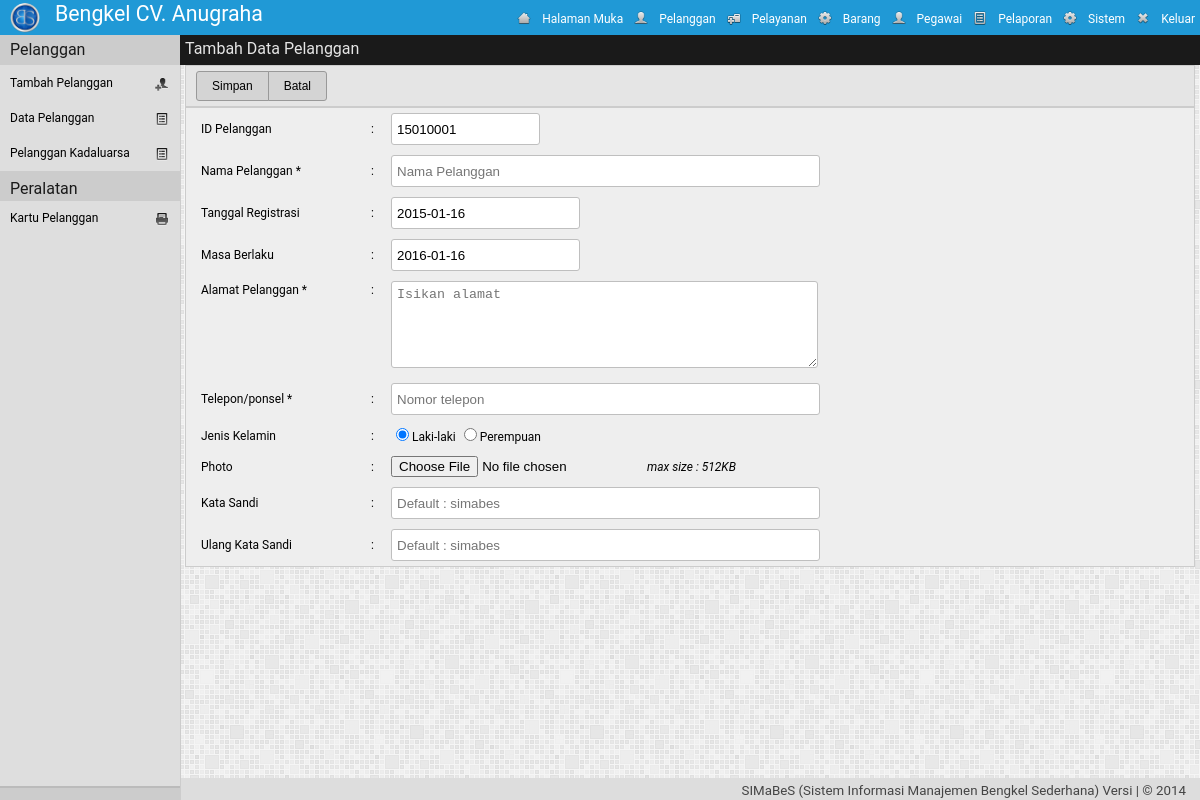
Page /adm/?mod=pelanggan&h=tambah (signed in) on the committed database.
### tables this page shows
CREATE TABLE IF NOT EXISTS `pengaturan` (
`id` int(1) NOT NULL,
  `nm_bengkel` varchar(30) NOT NULL,
  `telp1` varchar(30) NOT NULL,
  `telp2` varchar(30) NOT NULL,
  `almt_bengkel` text NOT NULL,
  `logo_bengkel` text NOT NULL,
  `tentang_bengkel` text NOT NULL
);

CREATE TABLE IF NOT EXISTS `akses_pengguna` (
  `kel_id` int(2) NOT NULL,
  `id_menu` int(2) NOT NULL,
  `r` enum('0','1') NOT NULL
);

CREATE TABLE IF NOT EXISTS `menu` (
  `id_menu` int(2) NOT NULL,
  `nm_menu` varchar(20) NOT NULL,
  `class` varchar(10) NOT NULL,
  `links` text NOT NULL,
  `icon` text NOT NULL,
  `value` text NOT NULL
);

### adm/pengguna.php (the view)
<?php
$nm_pengguna=$_SESSION['nm_pengguna'];
$qpeng=mysql_query("SELECT * FROM dt_pengguna WHERE nm_pengguna='$nm_pengguna' LIMIT 1");
$dpeng=mysql_fetch_object($qpeng);
echo'
<div id="wrapper-pengguna">
		<div id="pengguna">
			<div class="photo"><img src="'.$dpeng->photo_pengguna.'"></div>
			<div class="data">
				<p>'.$_SESSION['nama_asli'].'</p>
				'.$dpeng->terakhir_masuk.'
			</div>
		</div>
</div>';
?>

### adm/header.php
<?php
	$qpeng=mysql_query("SELECT * FROM pengaturan  LIMIT 1");
	$dpeng=mysql_fetch_object($qpeng);
	$qmenu="select id_menu  from akses_pengguna where  kel_id='".$_SESSION['kel_id']."' AND r='1' ";
	$dmenu=mysql_query($qmenu) or die (mysql_error());
echo'
<!DOCTYPE html PUBLIC "-//W3C//DTD XHTML 1.0 Strict//EN"
	"http://www.w3.org/TR/xhtml1/DTD/xhtml1-strict.dtd">
<html xmlns="http://www.w3.org/1999/xhtml" xml:lang="en" lang="en">
<head>
<title>'.$aplikasi." | ".strtoupper($_GET['mod']).' | Daily Build</title>
		<link rel="shortcut icon" href="../img/icon.ico" />
		<link rel="stylesheet" type="text/css" href="../styler/header.css">
		<link rel="stylesheet" type="text/css" href="../styler/style.css">
		<link rel="stylesheet" type="text/css" href="../styler/jquery-ui.css">
		<link rel="stylesheet" type="text/css" href="../styler/jquery-ui.theme.css">
		<script type="text/javascript" src="../styler/jquery-1.9.1.js"></script>
		<script type="text/javascript" src="../styler/jquery-ui.js"></script>
		<link rel="stylesheet" type="text/css" href="../styler/toastr.css">
		<script type="text/javascript" src="../styler/toastr.js"></script>
		<script type="text/javascript" src="../styler/toastr_option.js"></script>
		<script type="text/javascript" src="../styler/iframe.js"></script>
		<script type="text/javascript" src="../styler/check-uncheck.js"></script>
		<script src="../styler/tab.js" type="text/javascript"></script>
		<link href="../styler/tab.css" rel="stylesheet" type="text/css" />
</head>
<body >
<div class="header" >
	<div class="kiri">
		<a href="../index.php" target="_blank">
		<div class="logo"><img src="'.$dpeng->logo_bengkel.'"></div>
		<div class="namabengkel" >'.$dpeng->nm_bengkel.'</div></a>
	</div>
	<div class="kanan">
		<ul class="header-nav">';
			while ($dpengku2=mysql_fetch_object($dmenu)){
				$myquery="select *  from menu where id_menu='".$dpengku2->id_menu."'";
				$isi=mysql_query($myquery) or die (mysql_error());
				$dpengku=mysql_fetch_object($isi);
				echo "<a href='$dpengku->links' title='$dpengku->nm_menu' ><li class='$dpengku->class'><img class='img' src='$dpengku->icon'>$dpengku->nm_menu</li></a>";
			}
		echo'
		</ul>
	</div>
</div>
';
?>

### styler/header.css (style rules this page uses)
.header { top: 0px; width: 100%; height: 35px; padding: 0px; margin: 0px; color: #ffffff; background: #2099D6; position: fixed; z-index:1000; }
.kiri { float:left; width:auto; vertical-align:middle; }
.logo { float: left; margin: 3px 10px 5px 10px; padding: 0; vertical-align: middle; }
.logo img { width: 30px; height: 30x; border-radius: 20px; }
.namabengkel { float: left; margin: auto; padding: 5px; text-align: left; font-size: 16pt; color:#ffffff; }
.kanan { height:34px; width:auto; float:right; right: 0px; display: inline; }
.header-nav { list-style: none; margin: 0px; padding: 0px; }
.header-nav li { color:#fff; line-height: 18px; text-indent: 0px; }
.header-nav li img { float: left; margin: 0px 10px 0px 0px ; height: 16px; width: 16px; }
.menu, .keluar { padding :10px 5px 7px 5px ; margin:0; float: left; text-align: center; vertical-align: top; }

### styler/style.css (style rules this page uses)
a { text-decoration: none; }
a:link,a:visited { color: #000000; }
body { font-family: Roboto,Open Sans,Sans, Sans Serif, Calibri, Arial; font-size: 12px; margin: 0px; padding: 0px; background: url('../img/bg.png') repeat; line-height: 1.5em; color: #444; height:100%; }
#wrapper-pengguna { background:#CCCCCC; position: fixed; clear: both; bottom: 0px; height: 50px; width: 165px; margin: 0px 0px -50px 0px; padding: 2px 5px 10px 10px; z-index: 100; overflow: hidden; text-overflow: ellipsis; white-space: nowrap; cursor: pointer; color: #1a1a1a; border-top: solid 2px #BBBBBB; }

### rows in the picture
pengaturan: logo_bengkel (picture), nm_bengkel "Bengkel CV. Anugraha"
akses_pengguna: id_menu.icon (picture), id_menu.nm_menu "Halaman Muka"
akses_pengguna: id_menu.icon (picture), id_menu.nm_menu "Pelanggan"
akses_pengguna: id_menu.icon (picture), id_menu.nm_menu "Pelayanan"
akses_pengguna: id_menu.icon (picture), id_menu.nm_menu "Barang"
akses_pengguna: id_menu.icon (picture), id_menu.nm_menu "Pegawai"
akses_pengguna: id_menu.icon (picture), id_menu.nm_menu "Pelaporan"
akses_pengguna: id_menu.icon (picture), id_menu.nm_menu "Sistem"
akses_pengguna: id_menu.icon (picture), id_menu.nm_menu "Keluar"

### other values in the picture
$lokasi "Tambah Data Pelanggan"
